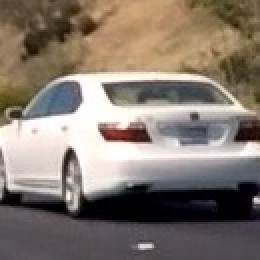
#> input picture test_img.jpg, 130 x 130 px (shown 2 times larger)
$ python Spatial-Binning-of-Color.py
#> lines starting #> are read from the running program, lines starting #| are printed output that depends on the picture; pictures that were not available may be replaced by others from this repository, and a replacement may not be noted
import cv2
import matplotlib.image as mpimg

image = mpimg.imread('test_img.jpg')
#> image is the input picture: shape (130, 130, 3); mean R, G, B 132.3, 121, 111.2
small_img = cv2.resize(image, (32, 32))
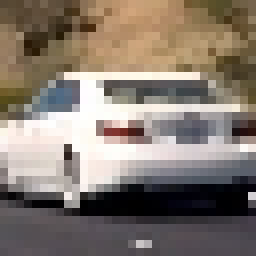
#> small_img: shape (32, 32, 3) (shown 8 times larger); mean R, G, B 132.9, 121.6, 111.7
print(small_img.shape)
#| (32, 32, 3)


'''takes in an image, a color space conversion, and the resolution you would like to convert it to, and returns a feature vector. '''

import numpy as np
import cv2
import matplotlib.pyplot as plt
import matplotlib.image as mpimg

# Read in an image
# You can also read cutout2, 3, 4 etc. to see other examples
image = mpimg.imread('cutout1.jpg')
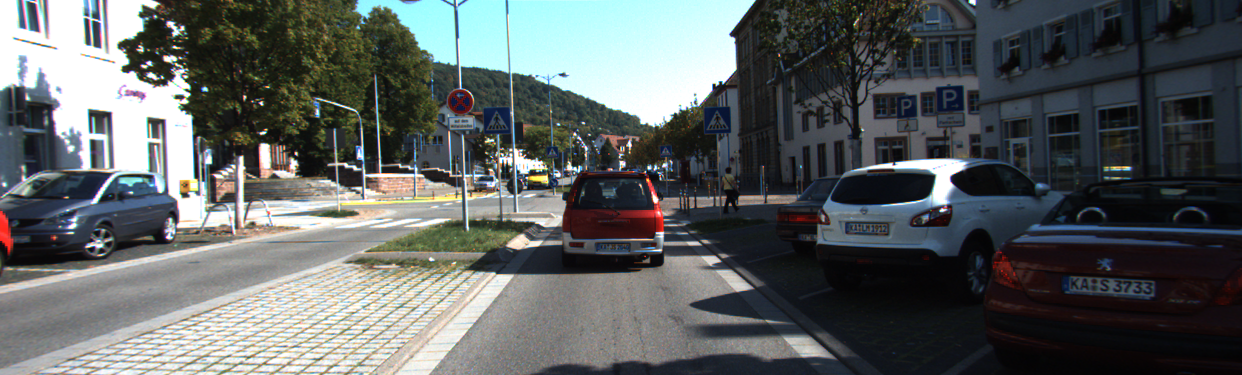
#> input picture 000275.png, 1242 x 375 px, given in place of cutout1.jpg, which was not available
#> image is the input picture: shape (375, 1242, 3) float32; mean R, G, B 0.36, 0.379, 0.379

# Define a function to compute color histogram features
# Pass the color_space flag as 3-letter all caps string
# like 'HSV' or 'LUV' etc.
# KEEP IN MIND IF YOU DECIDE TO USE THIS FUNCTION LATER
# IN YOUR PROJECT THAT IF YOU READ THE IMAGE WITH
# cv2.imread() INSTEAD YOU START WITH BGR COLOR!
def bin_spatial(img, color_space='RGB', size=(32, 32)):
    # Convert image to new color space (if specified)
#> called with color_space = 'RGB', size = (32, 32)
    if color_space != 'RGB':
        if color_space == 'HSV':
            feature_image = cv2.cvtColor(img, cv2.COLOR_RGB2HSV)
        elif color_space == 'LUV':
            feature_image = cv2.cvtColor(img, cv2.COLOR_RGB2LUV)
        elif color_space == 'HLS':
            feature_image = cv2.cvtColor(img, cv2.COLOR_RGB2HLS)
        elif color_space == 'YUV':
            feature_image = cv2.cvtColor(img, cv2.COLOR_RGB2YUV)
        elif color_space == 'YCrCb':
            feature_image = cv2.cvtColor(img, cv2.COLOR_RGB2YCrCb)
    else: feature_image = np.copy(img)
    # Use cv2.resize().ravel() to create the feature vector
    features = cv2.resize(feature_image,size).ravel()
#> features = 3072 values, max 1 at index 3, min 0.0119 at index 2958, mean 0.369
    # Return the feature vector
    return features

feature_vec = bin_spatial(image, color_space='RGB', size=(32, 32))
#> feature_vec has the same summary as features in bin_spatial

# Plot features
plt.plot(feature_vec)
plt.title('Spatially Binned Features')
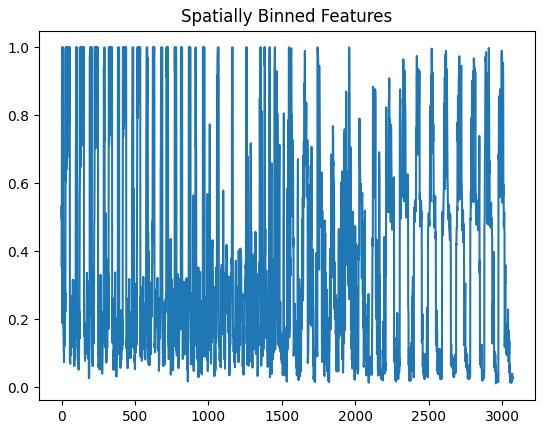
#> figure drawn by matplotlib, 1 panel; curve peaks at x = 3, y = 1
